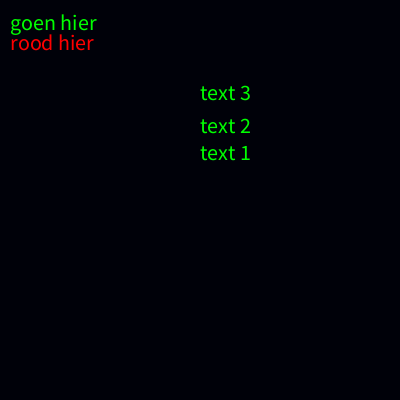
Frame 1 (no input)
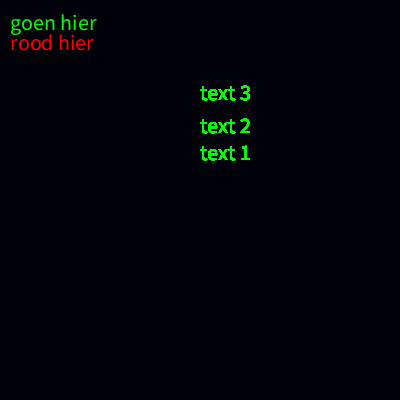
Frame 60 (the mouse pressed at the canvas centre just before this capture)
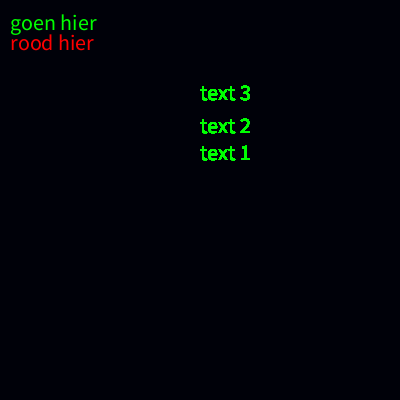
Frame 120 (the mouse held since frame 60 and released just before this capture)

The Processing sketch that drew these frames (run headless with seeded random() and noise(); from frame 60 on, the mouse is pressed at the canvas centre):

// Processing sketch: H02_1_2_3
// ── H02_1_2_3.pde
void setup(){
print("ik");
print(" heb");
print(" de");
print(" city game gewonnen ");
println("i want my money!");

size(400,400);
background(265);
textSize(22);

fill(255,0,0);
text("rood hier", 10, 50 );
fill(0,255,0);
text("goen hier", 10, 30 );
}

void draw(){
text("text 1", width / 2, height / 2.5);

text("text 2", width / 2, height / 3); 

text("text 3", width / 2, height / 4);

}
